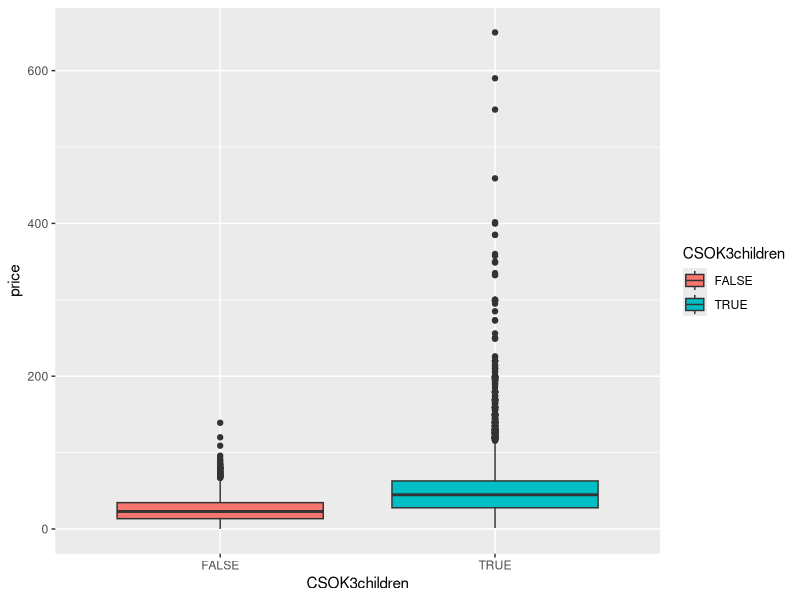
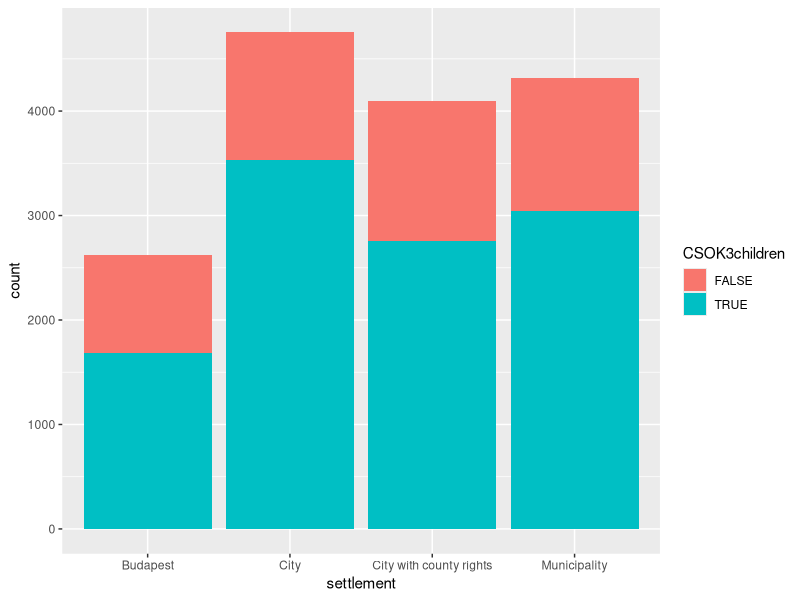
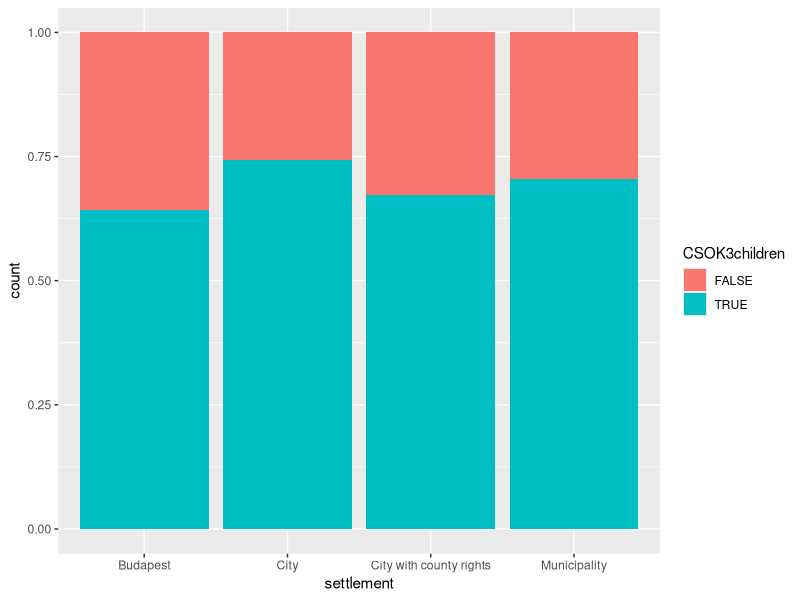
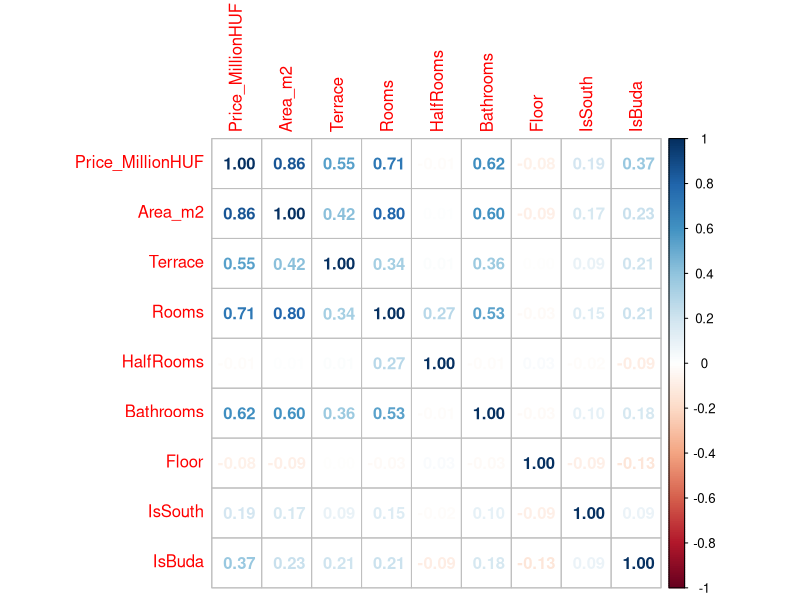
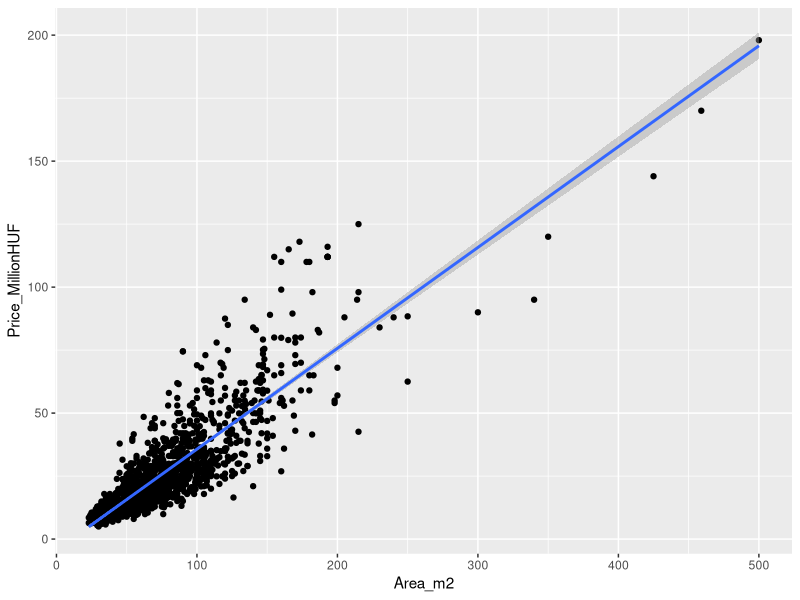
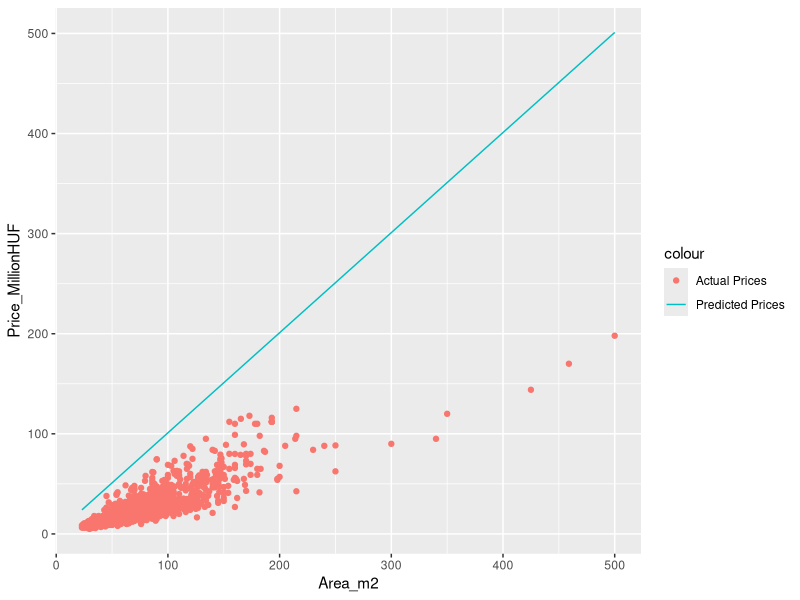
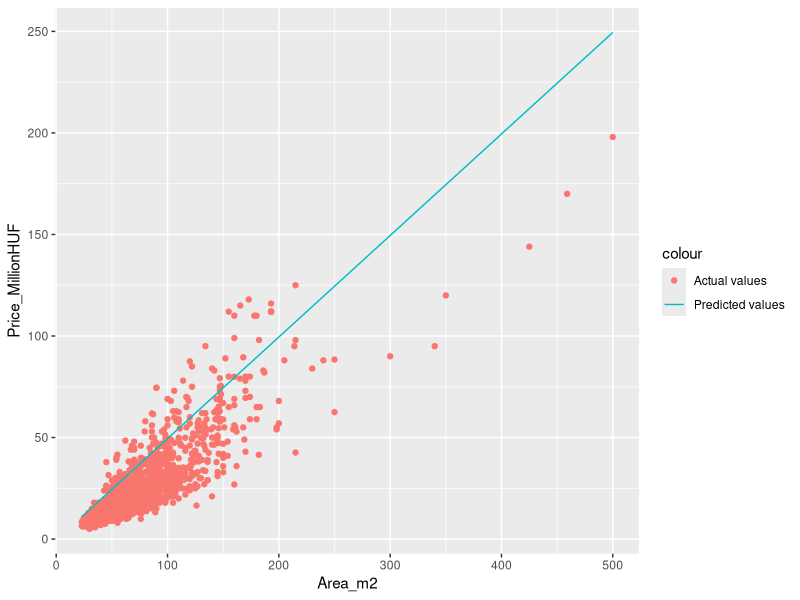
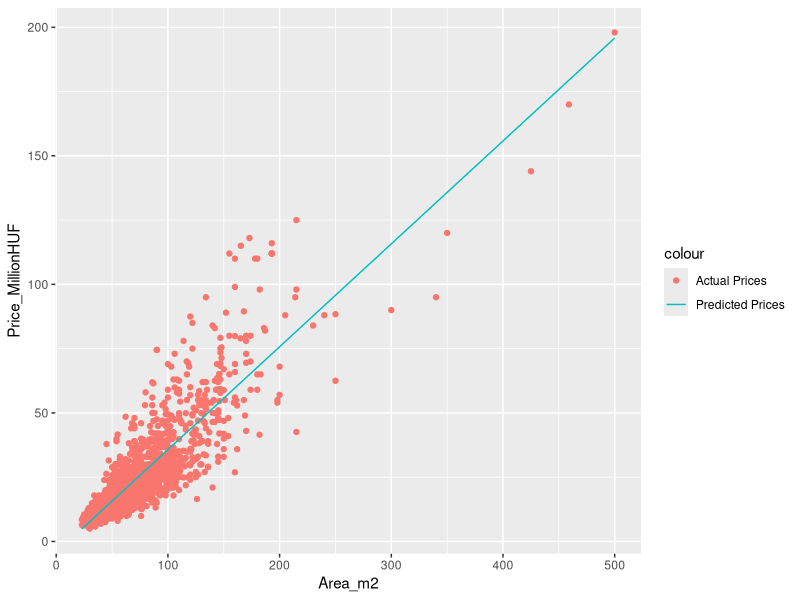

Write the R code that produced these figures, in order.
## ---- chunk 1
knitr::opts_chunk$set(echo = TRUE)
## ---- chunk 2
library(readxl)
CSOK <- read_excel("CSOK.xlsx")
str(CSOK)
## ---- chunk 3
CSOK$settlement <- as.factor(CSOK$settlement)
CSOK$type <- as.factor(CSOK$type)
CSOK$CSOK3children <- as.logical(CSOK$CSOK3children)
str(CSOK)
## ---- chunk 4

x <- data.frame("Type of Relationship" = c("Mixed", "Association", "Correlation"),
                "Scales of Measurement" = c("categorical-numerical", "categorical-categorical", "numerical-numerical"),
                "Visualization" = c("Grouped Box Plot", "Stacked Column Chart", "Scatter Plot"),
                "Statistical Tools" = c("ANalysis Of VAriances (ANOVA)", "Cramer's V and Chi-squared Test", "Correlation and Simple Linear Regression"))

knitr::kable(
  x, align = "cc"
)
## ---- chunk 5
library(ggplot2)
ggplot(data = CSOK, aes(y = price, x=CSOK3children, fill = CSOK3children)) +
  geom_boxplot()
## ---- chunk 6
aov(price ~ CSOK3children, data = CSOK)
## ---- chunk 7
sd(CSOK$price)^2 * (nrow(CSOK)-1)
## ---- chunk 8
table(CSOK$CSOK3children)
## ---- chunk 9
oneway.test(price ~ CSOK3children, data = CSOK, var.equal = FALSE)
## ---- chunk 10
ggplot(data = CSOK, aes(x = settlement, fill = CSOK3children)) +
  geom_bar()
## ---- chunk 11
ggplot(data = CSOK, aes(x = settlement, fill = CSOK3children)) +
  geom_bar(position = "fill")
## ---- chunk 12
table(CSOK[,c("settlement", "CSOK3children")])
## ---- chunk 13
round(prop.table(table(CSOK[,c("settlement", "CSOK3children")]))*100, 1)
## ---- chunk 14
round(prop.table(table(CSOK[,c("settlement", "CSOK3children")]), 1)*100, 1)
## ---- chunk 15
test_of_indep <- chisq.test(table(CSOK[,c("settlement", "CSOK3children")]))
test_of_indep
## ---- chunk 16
test_of_indep$expected
## ---- chunk 17
sqrt(test_of_indep$statistic/(nrow(CSOK)*(2-1)))
## ---- chunk 18
BP_Flats <- read_excel("BP_Flats.xlsx")
str(BP_Flats)
## ---- chunk 19
library(corrplot)
CorrMatrix <- cor(BP_Flats[,1:9])
corrplot(CorrMatrix, method="number")
## ---- chunk 20
ggplot(data = BP_Flats, aes(x = Area_m2, y = Price_MillionHUF)) +
  geom_point() +
  stat_smooth(method=lm) # this chunk of code gives us the line best fitting the dots on the plot
## ---- chunk 21
cor(BP_Flats$Price_MillionHUF, BP_Flats$Area_m2)
## ---- chunk 22
cor(BP_Flats$Price_MillionHUF, BP_Flats$Area_m2)^2 * 100
## ---- chunk 23
# Initially we set all Beta to 1
Beta0 <- 1
Beta1 <- 1

# We calculate the predicted y with these Betas
BP_Flats$PredPrice <- Beta1*BP_Flats$Area_m2 + Beta0

# We can calculate the prediction error for each flat
BP_Flats$Error <- BP_Flats$Price_MillionHUF - BP_Flats$PredPrice

# Let's see what we created
head(BP_Flats[,c("Price_MillionHUF", "PredPrice", "Error")])
## ---- chunk 24
ggplot(data = BP_Flats, aes(x = Area_m2)) +
  geom_point(aes(y = Price_MillionHUF, color="Actual Prices")) +
  geom_line(aes(y = PredPrice, color="Predicted Prices"))
## ---- chunk 25
# One method
sum(BP_Flats$Error^2)

# Other method
sum((BP_Flats$Price_MillionHUF - BP_Flats$PredPrice)^2)
## ---- chunk 26
# Redefine the Betas
Beta0 <- -0.5
Beta1 <- 0.5

# Calculate the predicted prices using the new Betas
BP_Flats$PredPrice <- Beta1*BP_Flats$Area_m2 + Beta0

# We can also calculate the prediction error
BP_Flats$Error <- BP_Flats$Price_MillionHUF - BP_Flats$PredPrice

# Let's plot our new regression line on a scatter plot
ggplot(data = BP_Flats, aes(x = Area_m2)) +
  geom_point(aes(y = Price_MillionHUF, color="Actual values")) +
  geom_line(aes(y = PredPrice, color="Predicted values"))
## ---- chunk 27
sum(BP_Flats$Error^2)
## ---- chunk 28
# Define the function
SSE <- function(x) {
  sum((BP_Flats$Price_MillionHUF-(x[1]+x[2]*BP_Flats$Area_m2))^2)
}

# Using the function with $\beta_j$ = 1 as its parameters
SSE(c(1,1))
## ---- chunk 29
result <- optim(c(1,1),SSE) # We set (1,1) as our initial beta values, we start the optimization from here
## ---- chunk 30
result$par # par - parameters, these our our Betas
result$value # The minimalized SSE
## ---- chunk 31
# Redefine the Betas
Beta0 <- result$par[1]
Beta1 <- result$par[2]

# Calculate the predicted prices
BP_Flats$PredPrice <- Beta1*BP_Flats$Area_m2 + Beta0

# We can also calculate the prediction error
BP_Flats$Error <- BP_Flats$Price_MillionHUF - BP_Flats$PredPrice

# We can plot the new regression line on a scatter plot
ggplot(data = BP_Flats, aes(x = Area_m2)) +
  geom_point(aes(y = Price_MillionHUF, color="Actual Prices")) +
  geom_line(aes(y = PredPrice, color="Predicted Prices"))
## ---- chunk 32
SST <- sum((BP_Flats$Price_MillionHUF - mean(BP_Flats$Price_MillionHUF))^2)
SST
## ---- chunk 33
1 - result$value / SST
## ---- chunk 34
model<- lm(Price_MillionHUF ~ Area_m2, data = BP_Flats) # Notice, that the dependent variables is separated by a ~ sign
summary(model)
## ---- chunk 35
confint(model) # 95% confidence level is the default
confint(model, level = 0.99) # But we can change that of course
